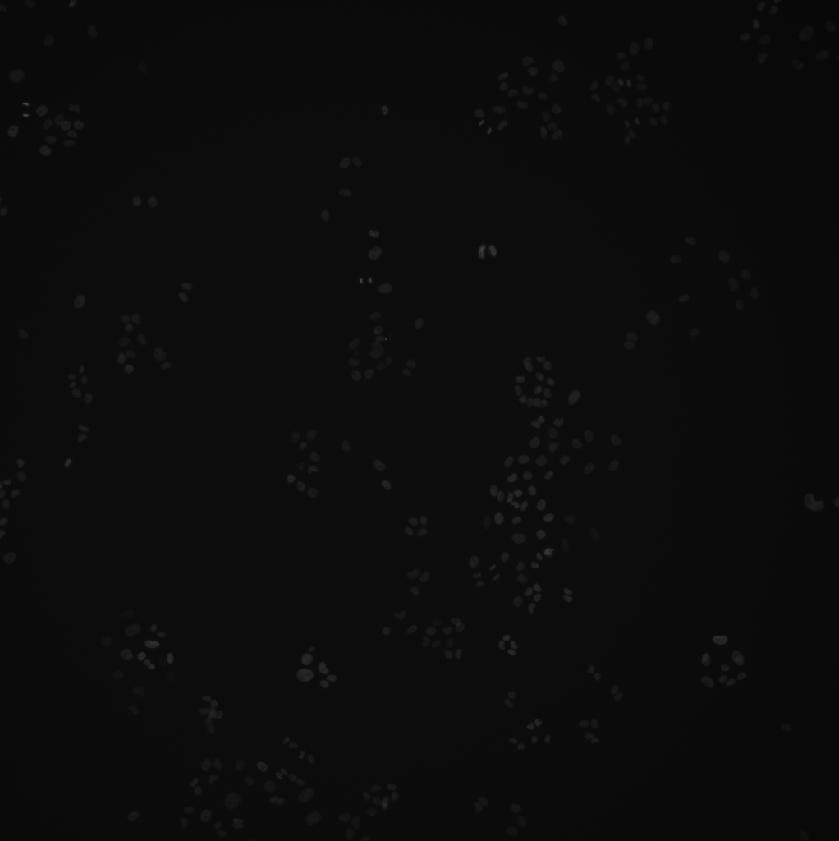
#> input picture src/pngs/cells_C0_T178.png, 839 x 841 px, shrunk from 1022 x 1024 before the run; its folder holds only this picture in this run
$ jupyter execute cell_tracking.ipynb
#> lines starting #> are read from the running program, lines starting #| are printed output that depends on the picture; after the words box and inside, x2 and y2 are one past the last pixel; in counts of white or black regions, pixels touching at a corner belong together
[cell 1]
import numpy as np
import matplotlib.pyplot as plt
import cv2
import os
import math

[cell 2]
# set working directory
print(os.getcwd())
folder_path = "../src"

if os.path.exists(folder_path) and os.path.isdir(folder_path):
    # Change the current working directory to the specified folder
    os.chdir(folder_path)
    print(f"Current working directory set to: {folder_path}")
else:
    print(f"The folder '{folder_path}' does not exist.")

[cell 3]
# function to check if pixel is within a contour - is flourescence within a cell

def is_pixel_inside_contour(pixel, contour):
    """
    Checks if a pixel is inside a contour.

    Args:
        pixel: A tuple (x, y) representing the pixel's coordinates.
        contour: A list of contour points, obtained from cv2.findContours.

    Returns:
        True if the pixel is inside the contour, False otherwise.
    """
    x, y = pixel
    point = (x, y)
    return cv2.pointPolygonTest(contour, point, False) >= 0

[cell 4]
# [7 lines of commented-out code are left out]

[cell 5]
# read the image
#image = cv2.imread('pngs/cells_C0_T178.png')

# function to segment an image with watershedding
# input: image to segment
# output: list of contours (1 for each cell)
def do_watershed(img):
    # convert to grayscale
    grayscale = cv2.cvtColor(img, cv2.COLOR_BGR2GRAY)

    # threshold image
    thresh = cv2.threshold(grayscale,0,255, cv2.THRESH_BINARY+cv2.THRESH_OTSU)[1]

    # get sure background area
    kernel = cv2.getStructuringElement(cv2.MORPH_RECT, (3, 3))
    sure_bg = cv2.dilate(thresh, kernel, iterations=3)

    # Distance transform
    dist = cv2.distanceTransform(thresh, cv2.DIST_L2, 5)

    # get foreground area
    ret, sure_fg = cv2.threshold(dist, 0.2 * dist.max(), 255, cv2.THRESH_BINARY)
    sure_fg = sure_fg.astype(np.uint8)

    # get unknown area
    unknown = cv2.subtract(sure_bg, sure_fg)

    # connected components
    ret, markers = cv2.connectedComponents(sure_fg)

    # Add one to all labels so that background is not 0, but 1
    markers += 1
    # mark the region of unknown with zero
    markers[unknown == 255] = 0

    # apply watershed algorithm
    markers = cv2.watershed(img, markers)

    labels = np.unique(markers)

    cells = []
    for label in labels[2:]:
        # Create a binary image in which only the area of the label is in the foreground
        # and the rest of the image is in the background
        target = np.where(markers == label, 255, 0).astype(np.uint8)

        # Perform contour extraction on the created binary image
        contours, hierarchy = cv2.findContours(
            target, cv2.RETR_EXTERNAL, cv2.CHAIN_APPROX_SIMPLE
        )
        cells.append(contours[0])

    return cells

[cell 6]
# [4 lines of commented-out code are left out]

[cell 7]
# [5 lines of commented-out code are left out]

[cell 8]
# function to get center coords for every cell
# input: list of contours
# output: list of tuples, where each tuple is the xy coord of one cell
def get_centers(contours):
    # get COM for each contour from previous step
    coms = []

    for contour in contours:
        # Calculate moments for the contour
        M = cv2.moments(contour)

        # Calculate the centroid (center) of the contour
        if M["m00"] != 0:
            cx = int(M["m10"] / M["m00"])
            cy = int(M["m01"] / M["m00"])
        else:
            cx, cy = 0, 0  # Handle division by zero if the contour has no area

        # add centroid to list of cell centers
        coms.append((cx,cy))
        #cv2.circle(img, (cx, cy), 5, (0, 0, 255), -1)

    return coms

# function to get contours for every frame of a video
# input: list of images
# output: list of lists of contours
def get_all_contours(frames):
    all_frames_contours = []
    for frame in frames:
        contours = do_watershed(frame)
        all_frames_contours.append(contours)

    return all_frames_contours

def get_all_centers(frames_contours):
    all_frames_centers = []
    for frame_contours in frames_contours:
        centers = get_centers(frame_contours)
        all_frames_centers.append(centers)

    return all_frames_centers

# function to loop over directory and read in all images
def read_images_from_folder(folder_path):
#> called with folder_path = 'pngs'
    image_list = []

    # Check if the folder exists
    if not os.path.exists(folder_path):
        print(f"The folder '{folder_path}' does not exist.")
        return []

    # Get a list of files in the folder
    file_list = os.listdir(folder_path)

    # Iterate through the files and read images
    for file_name in file_list:
        file_path = os.path.join(folder_path, file_name)

        # Check if the file is an image (you can add more image extensions if needed)
        if file_name.lower().endswith(('.png', '.jpg', '.jpeg', '.gif', '.bmp', '.tif')):
            image = cv2.imread(file_path)
#> image is the input picture: shape (841, 839, 3); min 7, max 77, mean 11.8

            # Append the image to the list if it was successfully read
            if image is not None:
                image_list.append(image)

    return image_list

def dist_between_points(coord_a, coord_b):
    x1, y1 = coord_a
    x2, y2 = coord_b

    # Calculate the Euclidean distance between the two points
    distance = math.sqrt((x2 - x1) ** 2 + (y2 - y1) ** 2)
    return distance

[cell 9]
# read in all images
all_frames = read_images_from_folder("pngs")
#> all_frames = 1 item

# get all the contours for all frames
all_contours = get_all_contours(all_frames)
#> the loop in get_all_contours, `for frame in frames:` made 1 pass
#> kernel in do_watershed on pass 1: [[1, 1, 1], [1, 1, 1], [1, 1, 1]]
#> pass 1, in do_watershed, `thresh = cv2.threshold(grayscale,0,255, cv2.THRESH_BINARY+cv2.THRESH_O..`:
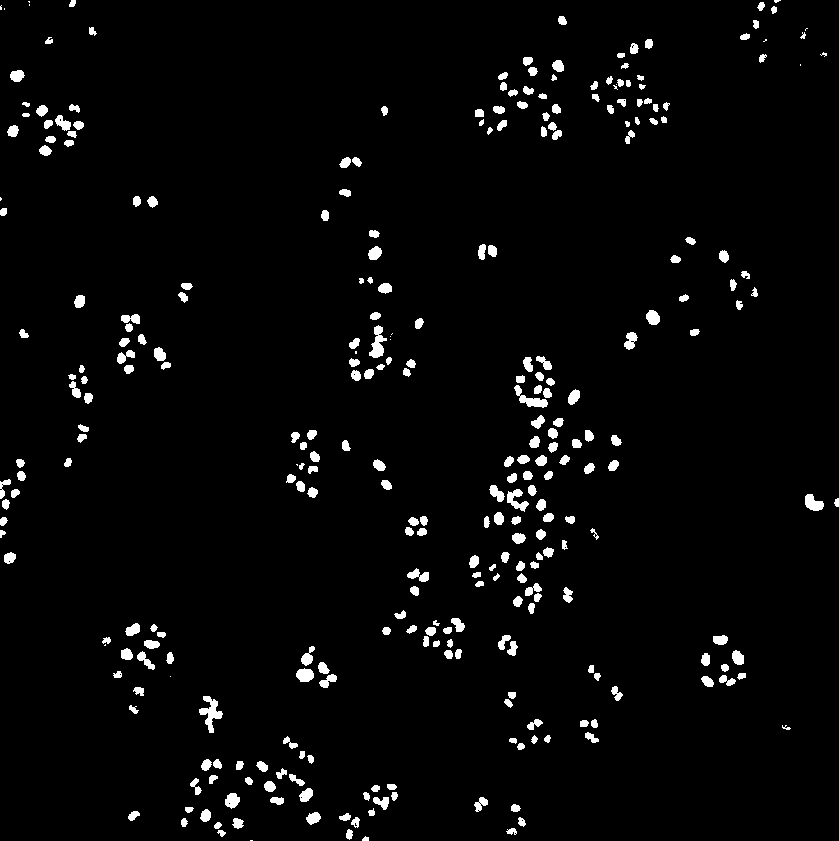
#> thresh: shape (841, 839); 3.1% white; 314 white regions (20 under 20 px), largest, box (x1, y1, x2, y2) and area: (199, 696, 223, 733) 374, (369, 325, 387, 358) 304, (514, 385, 548, 408) 283
#> pass 1, in do_watershed, `sure_bg = cv2.dilate(thresh, kernel, iterations=3)`:
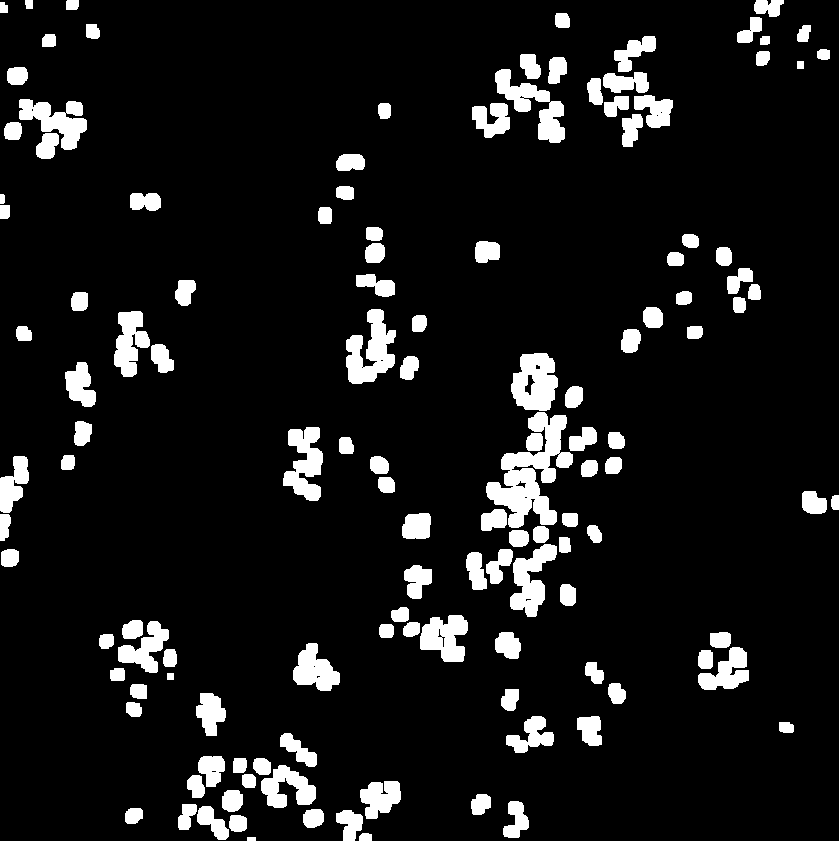
#> sure_bg: shape (841, 839); 9.2% white; 131 white regions, largest, box (x1, y1, x2, y2) and area: (486, 412, 573, 528) 4401, (346, 309, 396, 384) 2158, (511, 353, 558, 411) 2013
#> all_contours = 1 item
# now get all the centers from this list of lists
all_centers = get_all_centers(all_contours)
#> the loop in get_all_centers, `for frame_contours in frames_contours:` made 1 pass
#> all_centers = 1 item

[cell 10]
# build dictionary of cells
cells_dict = {}
for i in range(0,len(all_centers[0])):
    curr_name = i
    # initialize empty list
    cells_dict[i] = []
    cells_dict[i].append(all_centers[0][i])
#> after the loop, cells_dict = 320 items

[cell 11]
# do object tracking
# loop over every frame of the video
for i in range(1, len(all_centers)):
    # loop over all the centers, and for each center find the most likely center in the next frame
    curr_frame_coords = all_centers[i]

    for cell in cells_dict:
        # get most recent coordinate of cell from dictionary
        prev_points = cells_dict[cell]
        prev_point = prev_points[len(prev_points)-1]
        # initialize list of distances
        dists = {}
        for curr_point in curr_frame_coords:
            # get distance from every other point
            dists[curr_point] = dist_between_points(prev_point, curr_point)

        # add coord with smallest distance
        curr_smallest_dist = float('inf')
        curr_smallest_coord = None
        for point in dists:
            if dists[point] < curr_smallest_dist:
                curr_smallest_dist = dists[point]
                curr_smallest_coord = point

        # add closest coordinate to cell dictionary
        cells_dict[cell].append(curr_smallest_coord)
#> this loop made 0 passes

[cell 12]
for coord in cells_dict:
    print(cells_dict[coord])
#> this loop made 320 passes
#| [(419, 419)]
#| [(71, 3)]
#| [(760, 5)]
#| [(773, 9)]
#| [(561, 20)]
#| [(755, 23)]
#| [(92, 31)]
#| [(744, 36)]
#> (further printed lines are left out)
